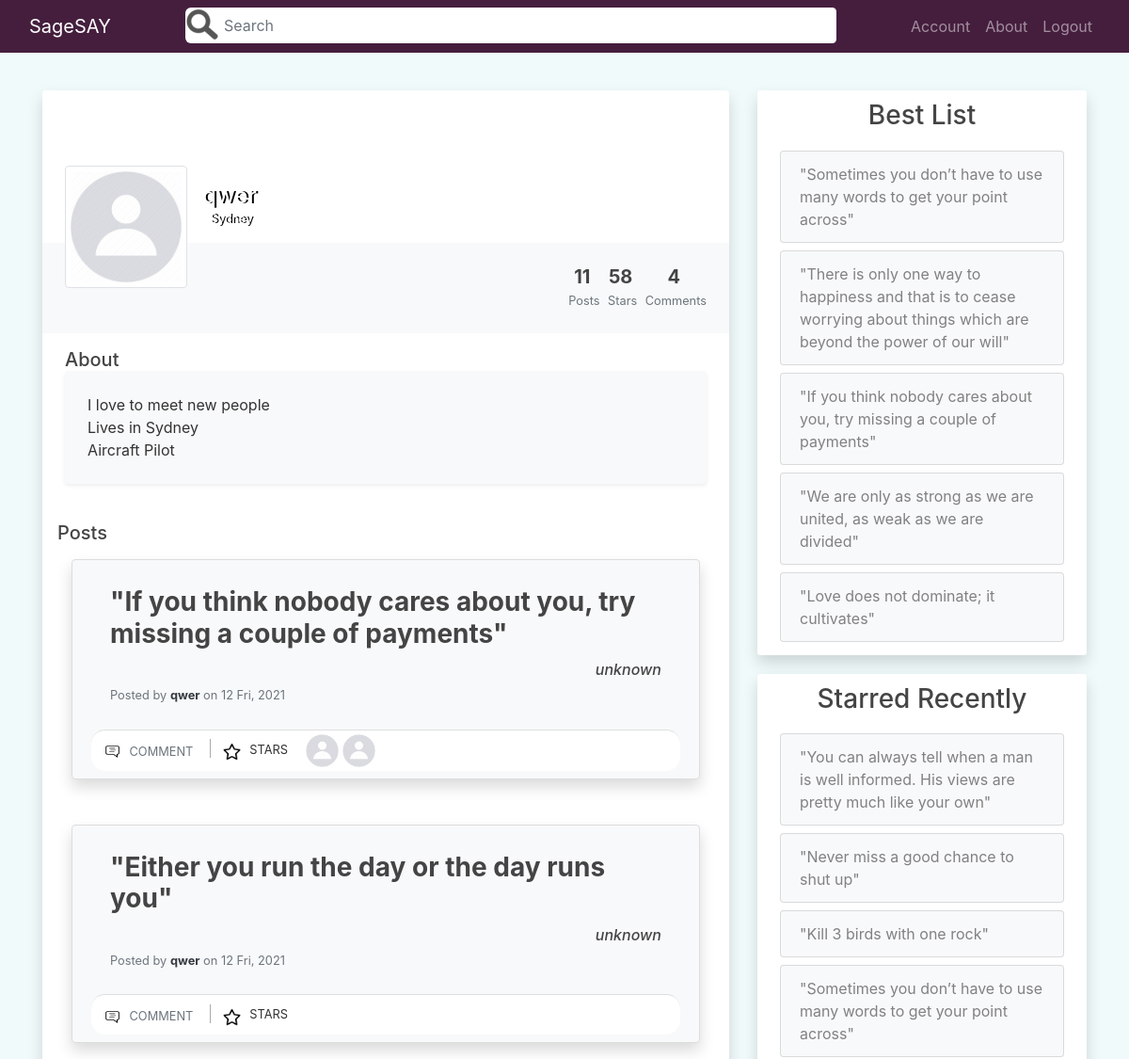
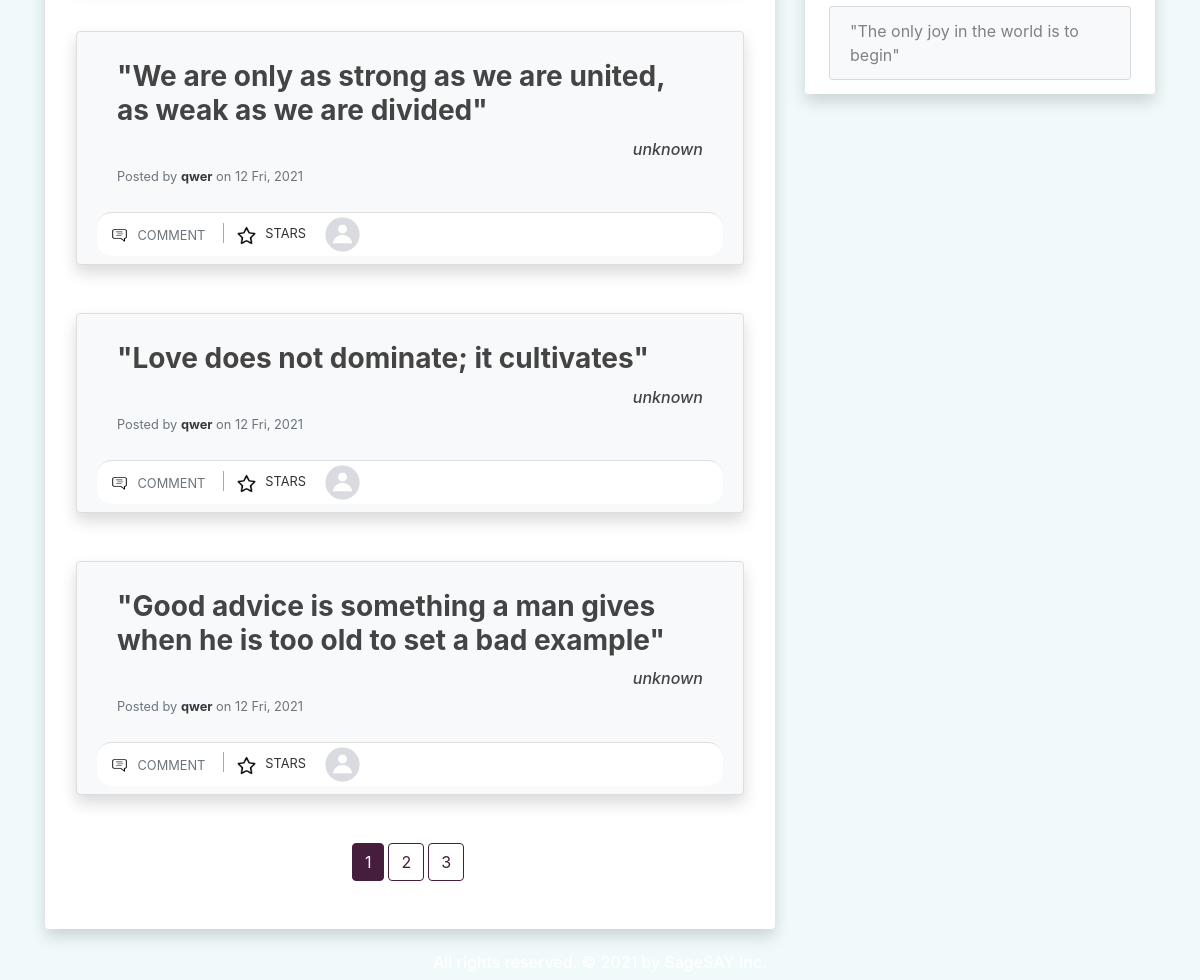
The page /user/qwer (signed in) on the database its author committed (2 pictures, top to bottom).
### quotes_app/models.py (models this page shows, shortened)
class User(db.Model, UserMixin):
    id = db.Column(db.Integer, primary_key=True)
    username = db.Column(db.String(20), unique=True, nullable=False)
    email = db.Column(db.String(120), unique=True, nullable=False)
    image_file = db.Column(db.String(20), nullable=False, default='default.jpg')
    password = db.Column(db.String(60), nullable=False)
    posts = db.relationship('Post', backref='posted_by', lazy=True)
    comments = db.relationship('Comment', backref='comment_author', lazy=True)
    likes = db.relationship('Like', backref='like_author', lazy=True)
    more_info = db.relationship('MoreInfoUser', backref='info_author', lazy=True)
    like_comments = db.relationship('LikeComment', backref='like_comment_author', lazy=True)

class MoreInfoUser(db.Model):
    id = db.Column(db.Integer, primary_key=True)
    last_update = db.Column(db.DateTime, nullable=False, default=dt.utcnow)
    background_pic = db.Column(db.String(20), nullable=False, default='profile_bg.jpg')
    full_name = db.Column(db.String(120), nullable=False, default='Adam Smith')
    city = db.Column(db.String(90), nullable=False, default='Sydney')
    about = db.Column(db.Text, nullable=False, default='I love to meet new people<br>Lives in Sydney<br>Aircraft Pilot')
    user_id = db.Column(db.Integer, db.ForeignKey('user.id'), nullable=False)

class Post(db.Model):
    id = db.Column(db.Integer, primary_key=True)
    author = db.Column(db.String(100), nullable=False, default='Anonymous')
    content = db.Column(db.Text, nullable=False)
    date_posted = db.Column(db.DateTime, nullable=False, default=dt.utcnow)
    user_id = db.Column(db.Integer, db.ForeignKey('user.id'), nullable=False)
    comments = db.relationship('Comment', backref='comment_post', lazy=True)
    likes = db.relationship('Like', backref='like_post', lazy=True)

### quotes_app/users/routes.py (the view)
@users.route("/user/<string:username>", methods=['GET', 'POST'])
@login_required
def user_profile(username):
    schform = SearchForm()
    page = request.args.get('page', 1, type=int)
    if schform.schsubmit.data and schform.validate_on_submit():
        if schform.query.data != '':
            return redirect(url_for('main.home', sch=schform.query.data))
        else:
            return redirect(url_for('users.user_profile', username=username, page=page))
    post_id = request.args.get('star', type=int)
    user = User.query.filter_by(username=username).first_or_404()
    if post_id:
        update_like_table(current_user, post_id)
        return redirect(url_for('users.user_profile', username=username, page=page))
    about_user = MoreInfoUser.query.filter_by(info_author=user).first()
    posts, num_posts, num_likes, num_comments = get_posts_num_plc(user)
    posts = posts.paginate(page=page, per_page=PER_PAGE)
    posts_data = prepare_posts_display(posts.items, 10)
    best_posts = get_best_posts_user(user, BEST_TREND)
    recent_stars = get_recent_stars_user(user, BEST_TREND)
    background_image = url_for('static',
        filename='background_pics/' + about_user.background_pic)
    return render_template('users/user_profile.html', title=username, posts=posts,
        posts_data=posts_data, schform=schform, user=user, about_user=about_user,
        background_image=background_image, num_posts=num_posts,
        num_likes=num_likes, num_comments=num_comments, best_posts=best_posts,
        recent_stars=recent_stars)

### quotes_app/main/forms.py
class SearchForm(FlaskForm):
    query = StringField('Search')
    schsubmit = SubmitField('Go')

### quotes_app/main/utils.py (called while the page is built)
def prepare_posts_display(posts, size):
    posts_data = []
    for post in posts:
        post_info = []
        likes = Like.query.filter_by(like_post=post).limit(size).all()
        for like in likes:
            post_info.append(User.query.get(like.user_id))
        post_info.append(post)
        starred = None
        if current_user.is_authenticated:
            starred = Like.query.filter_by(like_post=post, like_author=current_user).first()
        if starred:
            post_info.append(True)
        else:
            post_info.append(False)
        posts_data.append(post_info)
    return posts_data

### quotes_app/models.py (called while the page is built)
@login_manager.user_loader
def user_loader(user_id):
    return User.query.get(int(user_id))

### quotes_app/users/utils.py (called while the page is built)
def get_best_posts_user(user, size):
    sub_query = Like.query.with_entities(Like.post_id,
        func.count(Like.user_id).label('sum_likes')).group_by(Like.post_id).subquery()
    posts = Post.query.filter_by(posted_by=user).with_entities(Post)\
        .join(sub_query, Post.id==sub_query.c.post_id, isouter=True)\
        .order_by(sub_query.c.sum_likes.desc(), Post.date_posted.desc()).limit(size).all()
    return posts

def get_recent_stars_user(user, size):
    sub_query = Like.query.filter_by(like_author=user)\
        .order_by(Like.date_like.desc()).limit(size).subquery()
    posts = Post.query.with_entities(Post).join(sub_query, Post.id==sub_query.c.post_id).all()
    return posts

def get_posts_num_plc(user):
    posts = Post.query.filter_by(posted_by=user)\
    .order_by(Post.date_posted.desc())
    num_posts = posts.all()
    num_posts = len(num_posts)
    num_likes = len(Like.query.filter_by(like_author=user).all())
    num_comments = len(Comment.query.filter_by(comment_author=user).all())
    return posts, num_posts, num_likes, num_comments

### quotes_app/templates/users/user_profile.html (shortened to what this page needs)
{% extends "main/layout.html" %}
{% block content %}
<div class="col-md-8">
    <div class="mx-auto">
        <div class="bg-white mb-4 shadow rounded overflow-hidden">
            <div class="px-4 pt-0 pb-4 cover" style="background-image: url('{{ background_image }}')">
                <div class="media align-items-end profile-head">
                    <div class="profile mr-3">
                        <img src="{{ url_for('static', filename='profile_pics/' + user.image_file) }}" alt="..." width="130" class="rounded mb-2 img-thumbnail img-profile">
                        </div>
                    <div class="media-body mb-5">
                        <h4 class="mt-0 mb-0 text-white name-city-shadow">{{ about_user.full_name }}</h4>
                        <p class="small mb-4 text-white name-city-shadow"> {{ about_user.city }}</p>
                    </div>
                </div>
            </div>
            <div class="bg-light p-4 d-flex justify-content-end text-center">
                <ul class="list-inline mb-0">
                    <li class="list-inline-item">
                        <h5 class="font-weight-bold mb-0 d-block">{{ num_posts }}</h5><small class="text-muted"> Posts</small>
                    </li>
                    <li class="list-inline-item">
                        <h5 class="font-weight-bold mb-0 d-block">{{ num_likes }}</h5><small class="text-muted"> Stars</small>
                    </li>
                    <li class="list-inline-item">
                        <h5 class="font-weight-bold mb-0 d-block">{{ num_comments }}</h5><small class="text-muted"> Comments</small>
                    </li>
                </ul>
            </div>
            <div class="px-4 py-3">
                <h5 class="mb-0">About</h5>
                <div class="p-4 rounded shadow-sm bg-light">
                    {{ about_user.about | safe }}
                </div>
            </div>
            <div class="py-4 px-3">
                <div class="d-flex align-items-center justify-content-between mb-3">
                    <h5 class="mb-0">Posts</h5>
                </div>
                <div class="container">
                    {% for post in posts_data %}
                        <div class="card rounded shadow bg-light py-2 mb-5">
                            <div class="card-body">
                                <div class="row">
                                    <div class="col-12 link-post-content">
                                        <a href="{{ url_for('posts.post', post_id=post[-2].id) }}"><h3 class="card-title "><b>"{{ post[-2].content | safe }}"</b></h3></a>
                                    </div>
                                    <div class="col-12 d-flex justify-content-end text-center">
                                        <h6><i>{{ post[-2].author }}</i></h6>
                                    </div>
                                    <div class="col mt-2">
                                        <h6 class="card-subtitle mb-2 text-muted">
                                            <p class="card-text text-muted small"> Posted by <a href="{{ url_for('users.user_profile', username=post[-2].posted_by.username) }}" class="font-weight-bold text-dark"> {{ post[-2].posted_by.username }}</a> on {{ post[-2].date_posted.strftime('%-d %a, %Y') }}</p>
                                        </h6>
                                    </div>
                                </div>
                            </div>
                            <div class="card-footer bg-white p-1">
                                <div class="row">
                                    <div class="col-md-auto pr-1">
                                        <a href="{{ url_for('posts.post', post_id=post[-2].id) }}" class="btn btn-outlined btn-black text-muted bg-transparent p-1 ml-1 mr-2" data-wow-delay="0.7s">
                                            <img src="{{ url_for('static', filename='icons_photos/comment.png') }}" class="mr-1 " width="19" height="19">
                                            <small>COMMENT</small>
                                        </a>
                                        <a href="{{ url_for('users.user_profile', username=user.username, page=posts.page, star=post[-2].id) }}" class="btn btn-outlined btn-black text-muted bg-transparent p-1 ml-2 mr-0" data-wow-delay="0.7s">
                                            {% if post[-1] == True %}
                                                <img src="{{ url_for('static', filename='icons_photos/christmas-star.png') }}" width="19" height="19">
                                            {% else %}
                                                <img src="{{ url_for('static', filename='icons_photos/star.png') }}" width="19" height="19">
                                            {% endif %}
                                        </a>
                                        <small>STARS</small>
                                    </div>
                                    <div class="col-md-auto">
                                        <ul class="list-inline mb-0">
                                            {% for user in post[:-2] %}
                                            <li class="list-inline-item">
                                                <a href="{{ url_for('users.user_profile', username=user.username) }}">
                                                    <img src="{{ url_for('static', filename='profile_pics/' + user.image_file) }}" alt="DP" class=" rounded-circle" width="35" height="35">
                                                </a>
                                            </li>
                                            {% endfor %}
                                        </ul>
                                    </div>
                                </div>
                            </div>
                        </div>
                    {% endfor %}
                    <div class="container d-flex justify-content-center">
                        {% for page_num in posts.iter_pages(left_edge=1, right_edge=1, left_current=2, right_current=3) %}
                            {% if page_num %}
                                {% if posts.page == page_num %}
                                <a class="mb-4 mr-1 btn btn-violet" href="{{ url_for('users.user_profile', username=user.username, page=page_num) }}">{{ page_num }}</a>
                                {% else %}
                                    <a class="mb-4 mr-1 btn btn-outline-violet" href="{{ url_for('users.user_profile', username=user.username, page=page_num) }}">{{ page_num }}</a>
                                {% endif %}
                            {% else %}
                                ...
                            {% endif %}
                        {% endfor %}
                    </div>
                </div>
            </div>
        </div>
    </div>
</div>
<div class="col-md-4">
    <div class="content-section shadow">
        <div class="mb-3 text-center">
            <h3>Best List</h3>
        </div>
        <ul class="list-group">
            {% if not best_posts %}
                {% if current_user == user %}
                    <a href="{{ url_for('posts.new_post') }}"><li class="list-group-item list-group-item-light">No Adages. Add one.</li></a>
                {% else %}
                    <li class="list-group-item list-group-item-light">No Adages to show.</li>
                {% endif %}
            {% else %}
                {% for post in best_posts %}
                    <a href="{{ url_for('posts.post', post_id=post.id) }}" class="p-1"><li class="list-group-item list-group-item-light">"{{ post.content | safe }}"</li></a>
                {% endfor %}
            {% endif %}
        </ul>
    </div>
    <div class="content-section shadow">
        <div class="mb-3 text-center">
            <h3>Starred Recently</h3>
        </div>
        <ul class="list-group">
            {% if not recent_stars %}
                {% if current_user == user %}
                    <a href="{{ url_for('main.home') }}"><li class="list-group-item list-group-item-light">No Adages. Give one a star.</li></a>
                {% else %}
                    <li class="list-group-item list-group-item-light">No Adages to show.</li>
                {% endif %}
            {% else %}
                {% for post in recent_stars %}
                <a href="{{ url_for('posts.post', post_id=post.id) }}" class="p-1"><li class="list-group-item list-group-item-light">"{{ post.content | safe }}"</li></a>
                {% endfor %}
            {% endif %}
        </ul>
    </div>
</div>
{% endblock content %}

### quotes_app/static/css/main.css (style rules this page uses)
html { height: 100%; }
body { height: 100%; display: flex; flex-direction: column; background: #f0fafa; color: #333333; margin-top: 6rem; background-repeat: no-repeat; background-attachment: fixed; background-size: cover; }
h1, h2, h3, h4, h5, h6 { color: #444444; }
a, a:active, a:focus, button, button:active, button:focus { outline: none; }
.name-city-shadow { text-shadow: 2px 0 0 black; }
.btn-outline-violet { color: #451e3e; border-color: #451e3e !important; }
.btn-violet { color: white; border-color: #451e3e !important; background-color: #451e3e; }
.list-group a { text-decoration: none; }
.list-group-item-light { background-color: #f8f9fa; }
.link-post-content a { color: #444444; text-decoration: none; }
.content-section { background: #ffffff; padding: 10px 20px; border-radius: 3px; margin-bottom: 20px; }
.card-footer:last-child { border-radius: 15px; }
.card { background: #451e3e; padding: 10px 20px; border: 1px solid #dddddd; border-radius: 8px; margin-bottom: 20px; }
.btn { border-color: white; -webkit-box-shadow: none; box-shadow: none; }
.form-control { border-color: white; -webkit-box-shadow: none; box-shadow: none; }
.profile-head { transform: translateY(5rem) }
.cover { background-size: cover; background-repeat: no-repeat; }
.img-profile { cursor: pointer; overflow: visible }
.list-inline-item:not(:last-child) { margin-right: 0px; }

### rows shown on the page
User: image_file (placeholder picture), content "If you think nobody cares about you, try missing a couple of payments", author "unknown", username "qwer", date_posted "12 Fri, 2021"
MoreInfoUser: full_name "qwer", city "Sydney", about "I love to meet new people Lives in Sydney Aircraft Pilot"
User: image_file (placeholder picture), content "Love does not dominate; it cultivates", author "unknown", username "qwer", date_posted "12 Fri, 2021", content "Good advice is something a man gives when he is too old to set a bad example"
Post: content "Either you run the day or the day runs you", author "unknown", username "qwer", date_posted "12 Fri, 2021"
User: content "We are only as strong as we are united, as weak as we are divided", author "unknown", username "qwer", date_posted "12 Fri, 2021", image_file (placeholder picture)
Post: content "Sometimes you don’t have to use many words to get your point across"
Post: content "There is only one way to happiness and that is to cease worrying about things which are beyond the power of our will"
Post: content "If you think nobody cares about you, try missing a couple of payments"
Post: content "We are only as strong as we are united, as weak as we are divided"
Post: content "Love does not dominate; it cultivates"
Post: content "You can always tell when a man is well informed. His views are pretty much like your own"
Post: content "Never miss a good chance to shut up"
Post: content "Kill 3 birds with one rock"
Post: content "The only joy in the world is to begin"

### other values the page prints
{{ num_posts }} "11"
{{ num_likes }} "58"
{{ num_comments }} "4"
{{ page_num }} "1"
{{ page_num }} "2" "3"
